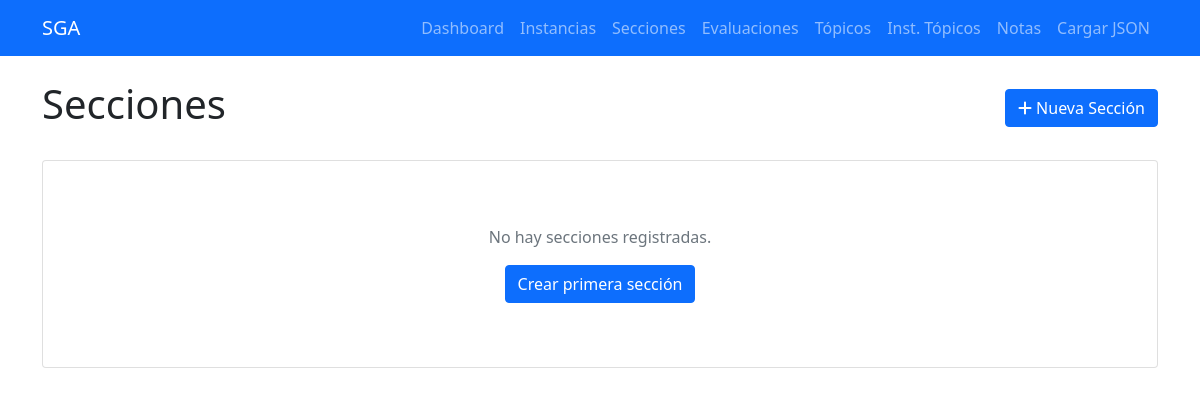
Page /secciones on the earlier database version.
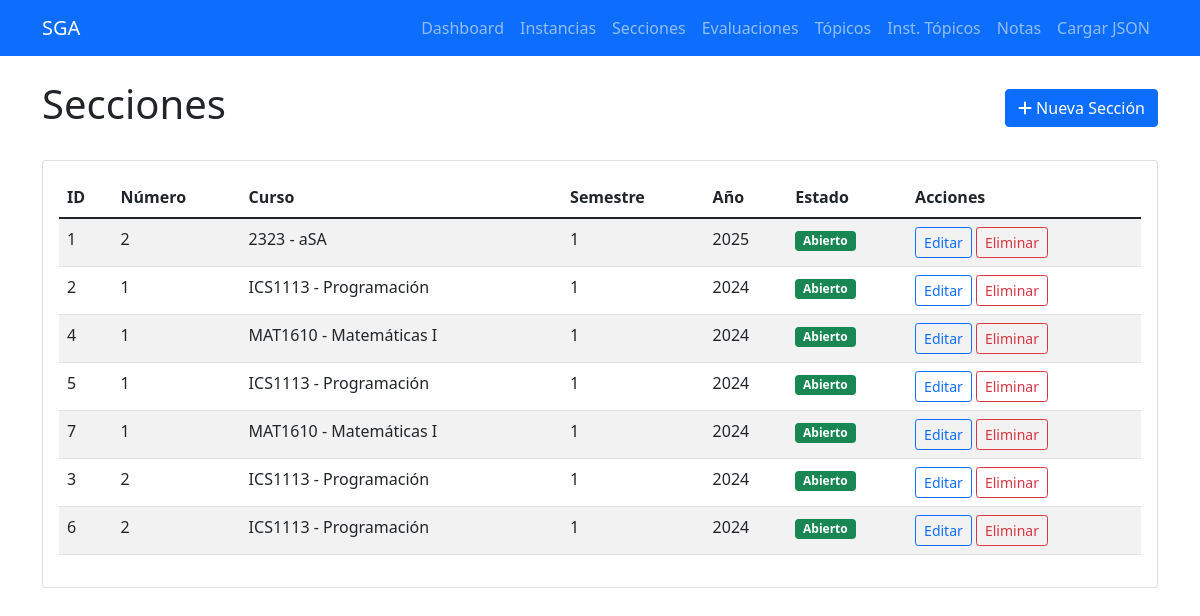
Same page on the later database version.
### tables this page shows
CREATE TABLE secciones (
            id INTEGER PRIMARY KEY AUTOINCREMENT,
            numero INTEGER NOT NULL,
            instancia_id INTEGER NOT NULL,
            created_at TIMESTAMP DEFAULT CURRENT_TIMESTAMP,
            FOREIGN KEY (instancia_id) REFERENCES instancias_curso (id) ON DELETE CASCADE
        );

CREATE TABLE cursos (
            id INTEGER PRIMARY KEY AUTOINCREMENT,
            codigo TEXT UNIQUE NOT NULL,
            nombre TEXT NOT NULL,
            requisitos TEXT,
            created_at TIMESTAMP DEFAULT CURRENT_TIMESTAMP
        );

CREATE TABLE instancias_curso (
            id INTEGER PRIMARY KEY AUTOINCREMENT,
            semestre INTEGER NOT NULL,
            anio INTEGER NOT NULL,
            curso_id INTEGER NOT NULL,
            created_at TIMESTAMP DEFAULT CURRENT_TIMESTAMP,
            FOREIGN KEY (curso_id) REFERENCES cursos (id) ON DELETE CASCADE
        );

### routes/seccion_routes.py (the view)
@seccion_bp.route('/secciones')
def listar_secciones():
    secciones = Seccion.obtener_todos()
    return render_template('secciones/listar.html', secciones=secciones)

### db/database.py (called while the page is built)
def get_connection():
    return sqlite3.connect(DATABASE_PATH)

def execute_query(query, params=None):
    conn = get_connection()
    cursor = conn.cursor()
    if params:
        cursor.execute(query, params)
    else:
        cursor.execute(query)
    if query.strip().upper().startswith('SELECT'):
        results = cursor.fetchall()
    else:
        conn.commit()
        results = cursor.lastrowid
    conn.close()
    return results

### templates/secciones/listar.html (shortened to what this page needs)
{% extends "base.html" %}
{% block content %}
<div class="d-flex justify-content-between align-items-center mb-4">
    <h1>Secciones</h1>
    <a href="{{ url_for('seccion.crear_seccion') }}" class="btn btn-primary">
        <i class="fas fa-plus"></i> Nueva Sección
    </a>
</div>
<div class="card">
    <div class="card-body">
        {% if secciones %}
            <div class="table-responsive">
                <table class="table table-striped">                    <thead>
                        <tr>
                            <th>ID</th>
                            <th>Número</th>
                            <th>Curso</th>
                            <th>Semestre</th>
                            <th>Año</th>
                            <th>Estado</th>
                            <th>Acciones</th>
                        </tr>
                    </thead>
                    <tbody>
                        {% for seccion in secciones %}
                        <tr>                            <td>{{ seccion.id }}</td>
                            <td>{{ seccion.numero }}</td>
                            <td>{{ seccion.curso_codigo }} - {{ seccion.curso_nombre }}</td>
                            <td>{{ seccion.semestre }}</td>
                            <td>{{ seccion.anio }}</td>
                            <td>
                                {% if seccion.curso_cerrado %}
                                    <span class="badge bg-danger">Cerrado</span>
                                {% else %}
                                    <span class="badge bg-success">Abierto</span>
                                {% endif %}
                            </td>
                            <td>
                                {% if not seccion.curso_cerrado %}
                                    <a href="{{ url_for('seccion.editar_seccion', id=seccion.id) }}"
                                       class="btn btn-sm btn-outline-primary">Editar</a>
                                    <form method="POST" action="{{ url_for('seccion.eliminar_seccion', id=seccion.id) }}"
                                          class="d-inline" onsubmit="return confirm('¿Estás seguro?')">
                                        <button type="submit" class="btn btn-sm btn-outline-danger">Eliminar</button>
                                    </form>
                                {% else %}
                                    <span class="text-muted">
                                        <i class="fas fa-lock"></i> Curso cerrado
                                    </span>
                                {% endif %}
                            </td>
                        </tr>
                        {% endfor %}
                    </tbody>
                </table>
            </div>
        {% else %}
            <div class="text-center py-5">
                <p class="text-muted">No hay secciones registradas.</p>
                <a href="{{ url_for('seccion.crear_seccion') }}" class="btn btn-primary">
                    Crear primera sección
                </a>
            </div>
        {% endif %}
    </div>
</div>
{% endblock %}

Differences in the rows shown:
added secciones: id "1", numero "2", curso_codigo "2323", curso_nombre "aSA", semestre "1", anio "2025"
added secciones: id "2", numero "1", curso_codigo "ICS1113", curso_nombre "Programación", semestre "1", anio "2024"
added secciones: id "4", numero "1", curso_codigo "MAT1610", curso_nombre "Matemáticas I", semestre "1", anio "2024"
added secciones: id "5", numero "1", curso_codigo "ICS1113", curso_nombre "Programación", semestre "1", anio "2024"
added secciones: id "7", numero "1", curso_codigo "MAT1610", curso_nombre "Matemáticas I", semestre "1", anio "2024"
added secciones: id "3", numero "2", curso_codigo "ICS1113", curso_nombre "Programación", semestre "1", anio "2024"
added secciones: id "6", numero "2", curso_codigo "ICS1113", curso_nombre "Programación", semestre "1", anio "2024"
Other differences:
text no longer shown: "No hay secciones registradas. Crear primera sección"
text now shown: "ID Número Curso Semestre Año Estado Acciones"
